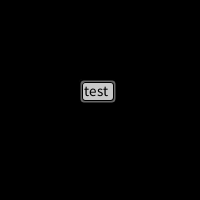
Frame 1 (no input)
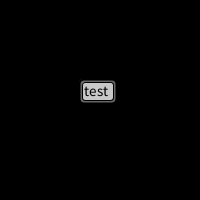
Frame 60 (the mouse pressed at the canvas centre just before this capture)
Frame 120 (the mouse held since frame 60 and released just before this capture): identical to frame 60, image omitted

The Processing sketch that drew these frames (run headless with seeded random() and noise(); from frame 60 on, the mouse is pressed at the canvas centre):

// Processing sketch: test_boton
// ── test_boton.pde
void setup()
{
  size(200, 200);
  background(0);
}

void draw()
{
  if(boton(80, 80, "test", 15))
  {
    println("on");
  }
  else
  {
    println("off");
  }
}
// ── boton.pde
boolean boton(int x, int y, String leyenda, int tam_text_or)
{
  float tam_caja = abecedario(leyenda, 15) + 2;
  textSize(15);
  fill(100);
  strokeWeight(2);
  rect(x - 1, y - 1, tam_caja + 6, 24, 5);
  strokeWeight(1);
  fill(200);
  rect(x + 2, y + 2, tam_caja, 18, 3);
  fill(0);
  text(leyenda, x + 4, y + 16);
  if((mouseX > x) && (mouseX < (x + tam_caja + 4)) && (mouseY > y) && (mouseY < (y + 20)))
  {
    fill(200);
    strokeWeight(2);
    rect(x - 1, y - 1, tam_caja + 6, 24, 5);
    strokeWeight(1);
    fill(100);
    rect(x + 2, y + 2, tam_caja, 18, 3);
    fill(255);
    text(leyenda, x + 4, y + 16);
    if(mousePressed)
    {
      textSize(tam_text_or);
      return true;
    }
  }
  fill(255);
  textSize(tam_text_or);
  return false;
}

float abecedario(String texto, float tam)
{
  float longitud = 0;
  char[] texto_letras = texto.toCharArray();
  for(int i = 0; i < texto_letras.length; i++)
  {
    switch(texto_letras[i]) 
    {
      case 'a': 
        longitud += 10.0;
        break;
      case 'A': 
        longitud += 14.0;
        break;
      case 'b': 
        longitud += 10.0;
        break;
      case 'B': 
        longitud += 9.0;
        break;
      case 'c': 
        longitud += 9.0;
        break;
      case 'C': 
        longitud += 12.0;
        break;
      case 'd': 
        longitud += 10.0;
        break;
      case 'D': 
        longitud += 13.0;
        break;
      case 'e': 
        longitud += 10.0;
        break;
      case 'E': 
        longitud += 9.0;
        break;
      case 'f': 
        longitud += 8.0;
        break;
      case 'F': 
        longitud += 9.0;
        break;
      case 'g': 
        longitud += 10.0;
        break;
      case 'G': 
        longitud += 12.0;
        break;
      case 'h': 
        longitud += 9.0;
        break;
      case 'H': 
        longitud += 11.0;
        break;
      case 'i': 
        longitud += 2.0;
        break;
      case 'I': 
        longitud += 2.0;
        break;
      case 'j': 
        longitud += 8.0;
        break;
      case 'J': 
        longitud += 7.0;
        break;
      case 'k': 
        longitud += 10.0;
        break;
      case 'K': 
        longitud += 11.0;
        break;
      case 'l': 
        longitud += 3.0;
        break;
      case 'L': 
        longitud += 9.0;
        break;
      case 'm': 
        longitud += 15.0;
        break;
      case 'M': 
        longitud += 14.0;
        break;
      case 'n': 
        longitud += 9.0;
        break;
      case 'N': 
        longitud += 11.0;
        break;
      case 'ñ': 
        longitud += 9.0;
        break;
      case 'Ñ': 
        longitud += 11.0;
        break;
      case 'o': 
        longitud += 11.0;
        break;
      case 'O': 
        longitud += 14.0;
        break;
      case 'p': 
        longitud += 10.0;
        break;
      case 'P': 
        longitud += 9.0;
        break;
      case 'q': 
        longitud += 10.0;
        break;
      case 'Q': 
        longitud += 15.0;
        break;
      case 'r': 
        longitud += 6.0;
        break;
      case 'R': 
        longitud += 11.0;
        break;
      case 's': 
        longitud += 7.0;
        break;
      case 'S': 
        longitud += 10.0;
        break;
      case 't': 
        longitud += 6.0;
        break;
      case 'T': 
        longitud += 12.0;
        break;
      case 'u': 
        longitud += 9.0;
        break;
      case 'U': 
        longitud += 11.0;
        break;
      case 'v': 
        longitud += 10.0;
        break;
      case 'V': 
        longitud += 12.0;
        break;
      case 'w': 
        longitud += 15.0;
        break;
      case 'W': 
        longitud += 16.0;
        break;
      case 'x': 
        longitud += 11.0;
        break;
      case 'X': 
        longitud += 11.0;
        break;
      case 'y': 
        longitud += 10.0;
        break;
      case 'Y': 
        longitud += 12.0;
        break;
      case 'z': 
        longitud += 9.0;
        break;
      case 'Z': 
        longitud += 14.0;
        break;
      case ',': 
        longitud += 4.0;
        break;
      case '.': 
        longitud += 4.0;
        break;
      case '-': 
        longitud += 9.0;
        break;
      case '_': 
        longitud += 9.0;
        break;
      case ' ': 
        longitud += 6.0;
        break;
      default:
        longitud += 16.0;
        println("default");
        break;
    }
  }
  return ((tam * longitud) / 15.0);
}
